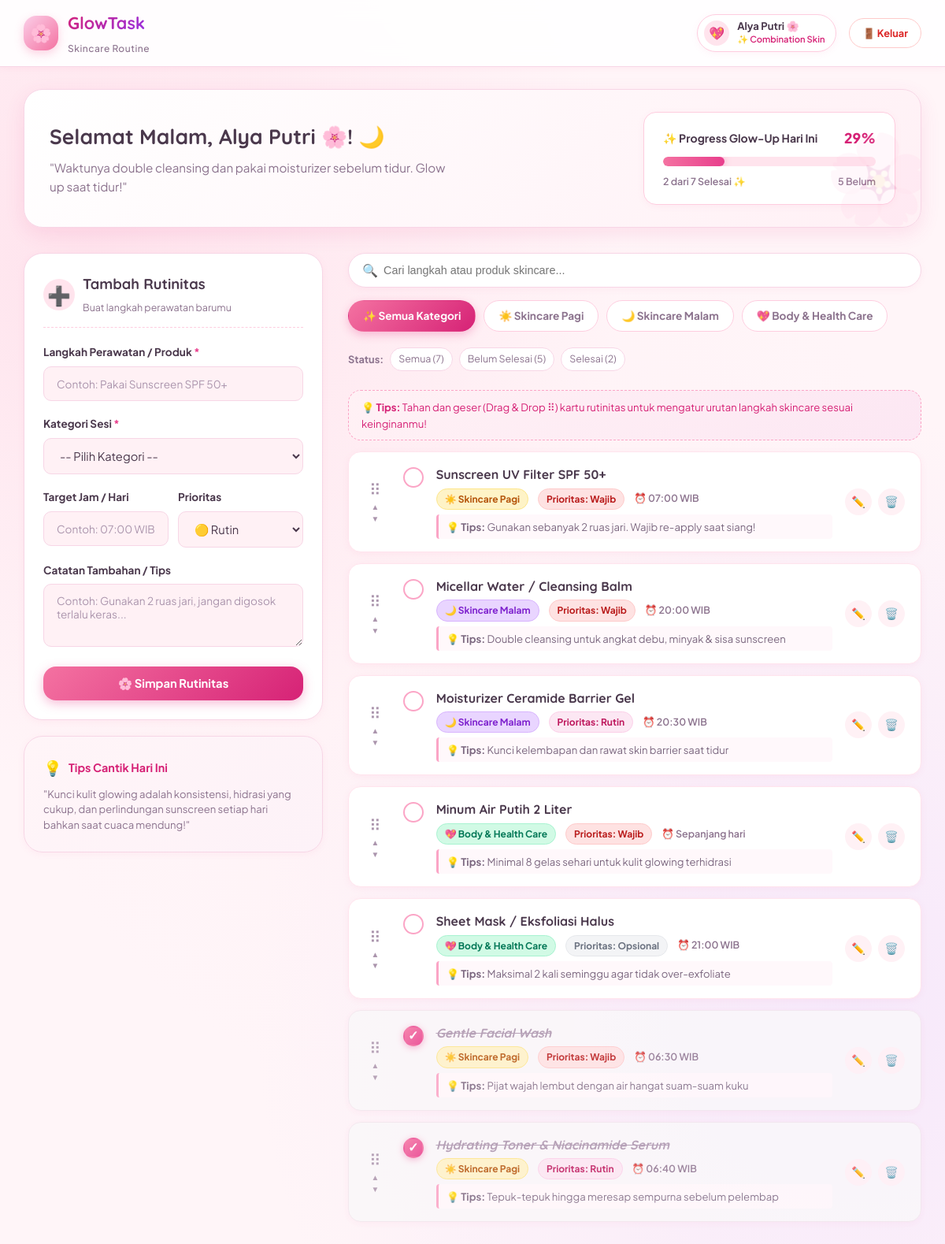
Screenshot of /index.php?kategori=all&status=success (signed in) with the database file from the repository.
### tables this page shows
CREATE TABLE IF NOT EXISTS `categories` (
    `id` INT AUTO_INCREMENT PRIMARY KEY,
    `name` VARCHAR(100) NOT NULL,
    `slug` VARCHAR(50) NOT NULL UNIQUE,
    `badge_icon` VARCHAR(50) NOT NULL DEFAULT '✨',
    `theme_color` VARCHAR(50) NOT NULL DEFAULT 'pink',
    `description` VARCHAR(255) NULL,
    `created_at` TIMESTAMP DEFAULT CURRENT_TIMESTAMP
);

CREATE TABLE IF NOT EXISTS `tasks` (
    `id` INT AUTO_INCREMENT PRIMARY KEY,
    `user_id` INT NOT NULL,
    `category_id` INT NOT NULL,
    `task_name` VARCHAR(255) NOT NULL,
    `target_time` VARCHAR(50) NULL,
    `notes` TEXT NULL,
    `priority` ENUM('wajib', 'rutin', 'opsional') DEFAULT 'rutin',
    `is_completed` TINYINT(1) NOT NULL DEFAULT 0,
    `order_index` INT NOT NULL DEFAULT 0,  
    `created_at` TIMESTAMP DEFAULT CURRENT_TIMESTAMP,
    CONSTRAINT `fk_tasks_user` FOREIGN KEY (`user_id`) 
        REFERENCES `users` (`id`) 
        ON DELETE CASCADE 
        ON UPDATE CASCADE,
    CONSTRAINT `fk_tasks_category` FOREIGN KEY (`category_id`) 
        REFERENCES `categories` (`id`) 
        ON DELETE CASCADE 
        ON UPDATE CASCADE
);

### index.php (the view, shortened to what the rows shown need)
<?php
require_once 'config/koneksi.php';
$user_id   = (int)$_SESSION['user_id'];
$user_name = htmlspecialchars($_SESSION['user_name'] ?? 'Sahabat Glow');
try {
    $stmtCat = $pdo->query("SELECT * FROM categories ORDER BY id ASC");
    $categories = $stmtCat->fetchAll();
} catch (PDOException $e) {
    die("Error mengambil kategori: " . $e->getMessage());
}
$filter_kategori = isset($_GET['kategori']) ? trim($_GET['kategori']) : 'all';
$filter_status   = isset($_GET['status']) ? trim($_GET['status']) : 'all';
$sql = "SELECT tasks.*,
               categories.name AS category_name,
               categories.slug AS category_slug,
               categories.badge_icon,
               categories.theme_color
        FROM tasks
        JOIN categories ON tasks.category_id = categories.id
        WHERE tasks.user_id = :user_id";
$params = [':user_id' => $user_id];
$sql .= " ORDER BY tasks.is_completed ASC, tasks.order_index ASC, tasks.id DESC";
try {
    $stmtTasks = $pdo->prepare($sql);
    $stmtTasks->execute($params);
    $tasks = $stmtTasks->fetchAll();
} catch (PDOException $e) {
    die("Error mengambil data tugas: " . $e->getMessage());
}
$hour = (int)date('H');
if ($hour >= 4 && $hour < 11) {
    $greeting = "Selamat Pagi, {$user_name}! ☀️";
    $quote    = "Kulit sehat berawal dari rutinitas pagi yang disiplin. Jangan lewatkan sunscreen ya!";
} elseif ($hour >= 11 && $hour < 15) {
    $greeting = "Selamat Siang, {$user_name}! 🌤️";
    $quote    = "Waktunya re-apply sunscreen dan minum air putih agar kulit tetap lembap terhidrasi!";
} elseif ($hour >= 15 && $hour < 18) {
    $greeting = "Selamat Sore, {$user_name}! 🌅";
    $quote    = "Aktivitas hampir usai! Bersiaplah bersihkan wajah dari debu dan polusi seharian.";
} else {
    $greeting = "Selamat Malam, {$user_name}! 🌙";
}
?>
<!DOCTYPE html>
<html lang="id">
<head>
    <link rel="stylesheet" href="assets/css/style.css?v=<?= time() ?>">
</head>
<body>
    <main class="container">
        <section class="hero-banner">
            <div>
                <h1 class="hero-greeting"><?= $greeting ?></h1>
            </div>
        </section>
        <div class="main-grid">
            <aside>
                <div class="cute-card">
                    <div class="card-header-cute">
                        <div>
                            <h2 class="card-title">Tambah Rutinitas</h2>
                        </div>
                    </div>
                </div>
            </aside>
            <section>
                <div class="filter-wrapper">
                    <div class="category-tabs">
                        <a href="index.php?kategori=all&status=<?= urlencode($filter_status) ?>"
                           class="tab-btn <?= $filter_kategori === 'all' ? 'active' : '' ?>">
                            ✨ Semua Kategori
                        </a>
                        <?php foreach ($categories as $cat): ?>
                            <a href="index.php?kategori=<?= urlencode($cat['slug']) ?>&status=<?= urlencode($filter_status) ?>"
                               class="tab-btn <?= $filter_kategori === $cat['slug'] ? 'active' : '' ?>">
                                <?= $cat['badge_icon'] ?> <?= htmlspecialchars($cat['name']) ?>
                            </a>
                        <?php endforeach; ?>
                    </div>
                </div>
                <div class="task-list" id="taskListContainer">
                    <?php if (empty($tasks)): ?>
                        <div class="empty-state">
                            <span class="empty-icon">🌸</span>
                            <h3 class="empty-title">Belum ada rutinitas di sini</h3>
                            <p class="empty-desc">
                                Yuk tambahkan langkah perawatan diri barumu lewat formulir di sebelah kiri agar kulitmu makin glowing!
                            </p>
                        </div>
                    <?php else: ?>
                        <?php foreach ($tasks as $task):
                            $isDone = (int)$task['is_completed'] === 1;
                            $badgeClass = 'badge-' . htmlspecialchars($task['category_slug']);
                        ?>
                            <div class="task-item <?= $isDone ? 'completed' : '' ?>"
                                 id="task-<?= $task['id'] ?>"
                                 data-id="<?= $task['id'] ?>"
                                 data-name="<?= htmlspecialchars($task['task_name']) ?>"
                                 data-notes="<?= htmlspecialchars($task['notes'] ?? '') ?>"
                                 data-category="<?= htmlspecialchars($task['category_name']) ?>"
                                 draggable="true">
                                <div class="drag-controls">
                                    <div class="drag-handle" title="Tahan dan geser (Drag & Drop) untuk mengatur urutan langkah">
                                        <span>⠿</span>
                                    </div>
                                    <div class="arrow-reorder-wrap">
                                        <button type="button" class="btn-reorder-arrow btn-arrow-up" title="Pindah ke atas" data-id="<?= $task['id'] ?>">▲</button>
                                        <button type="button" class="btn-reorder-arrow btn-arrow-down" title="Pindah ke bawah" data-id="<?= $task['id'] ?>">▼</button>
                                    </div>
                                </div>
                                <div class="task-item-left">
                                    <div class="custom-checkbox-wrap">
                                        <input type="checkbox"
                                               class="custom-checkbox"
                                               data-id="<?= $task['id'] ?>"
                                               <?= $isDone ? 'checked' : '' ?>
                                               title="Tandai selesai">
                                    </div>
                                    <div class="task-content">
                                        <h3 class="task-title">
                                            <?php if ($isDone): ?>
                                                <del><?= htmlspecialchars($task['task_name']) ?></del>
                                            <?php else: ?>
                                                <?= htmlspecialchars($task['task_name']) ?>
                                            <?php endif; ?>
                                        </h3>
                                        <div class="task-meta">
                                            <span class="task-badge <?= $badgeClass ?>">
                                                <?= $task['badge_icon'] ?> <?= htmlspecialchars($task['category_name']) ?>
                                            </span>
                                            <span class="task-badge badge-priority-<?= htmlspecialchars($task['priority']) ?>">
                                                Prioritas: <?= ucfirst(htmlspecialchars($task['priority'])) ?>
                                            </span>
                                            <?php if (!empty($task['target_time'])): ?>
                                                <span class="task-time">
                                                    ⏰ <?= htmlspecialchars($task['target_time']) ?>
                                                </span>
                                            <?php endif; ?>
                                        </div>
                                        <?php if (!empty($task['notes'])): ?>
                                            <div class="task-notes">
                                                💡 <strong>Tips:</strong> <?= nl2br(htmlspecialchars($task['notes'])) ?>
                                            </div>
                                        <?php endif; ?>
                                    </div>
                                </div>
                                <div class="task-actions">
                                    <button type="button"
                                            class="action-btn edit-btn"
                                            title="Edit Rutinitas"
                                            data-id="<?= $task['id'] ?>"
                                            data-name="<?= htmlspecialchars($task['task_name']) ?>"
                                            data-category="<?= $task['category_id'] ?>"
                                            data-time="<?= htmlspecialchars($task['target_time'] ?? '') ?>"
                                            data-notes="<?= htmlspecialchars($task['notes'] ?? '') ?>"
                                            data-priority="<?= htmlspecialchars($task['priority']) ?>">
                                        ✏️
                                    </button>
                                    <button type="button"
                                            class="action-btn delete-btn"
                                            title="Hapus Rutinitas"
                                            data-id="<?= $task['id'] ?>"
                                            data-name="<?= htmlspecialchars($task['task_name']) ?>">
                                        🗑️
                                    </button>
                                </div>
                            </div>
                        <?php endforeach; ?>
                    <?php endif; ?>
                </div>
            </section>
        </div>
    </main>
</body>
</html>

### rows the page displays
categories: badge_icon "☀️", name "Skincare Pagi"
categories: badge_icon "🌙", name "Skincare Malam"
categories: badge_icon "💖", name "Body & Health Care"
tasks: task_name "Sunscreen UV Filter SPF 50+", category.badge_icon "☀️", category.name "Skincare Pagi", priority "Wajib", target_time "07:00 WIB", notes "Gunakan sebanyak 2 ruas jari. Wajib re-apply saat siang!"
tasks: task_name "Micellar Water / Cleansing Balm", category.badge_icon "🌙", category.name "Skincare Malam", priority "Wajib", target_time "20:00 WIB", notes "Double cleansing untuk angkat debu, minyak & sisa sunscreen"
tasks: task_name "Moisturizer Ceramide Barrier Gel", category.badge_icon "🌙", category.name "Skincare Malam", priority "Rutin", target_time "20:30 WIB", notes "Kunci kelembapan dan rawat skin barrier saat tidur"
tasks: task_name "Minum Air Putih 2 Liter", category.badge_icon "💖", category.name "Body & Health Care", priority "Wajib", target_time "Sepanjang hari", notes "Minimal 8 gelas sehari untuk kulit glowing terhidrasi"
tasks: task_name "Sheet Mask / Eksfoliasi Halus", category.badge_icon "💖", category.name "Body & Health Care", priority "Opsional", target_time "21:00 WIB", notes "Maksimal 2 kali seminggu agar tidak over-exfoliate"
tasks: is_completed "☑", task_name "Gentle Facial Wash", category.badge_icon "☀️", category.name "Skincare Pagi", priority "Wajib", target_time "06:30 WIB", notes "Pijat wajah lembut dengan air hangat suam-suam kuku"
tasks: is_completed "☑", task_name "Hydrating Toner & Niacinamide Serum", category.badge_icon "☀️", category.name "Skincare Pagi", priority "Rutin", target_time "06:40 WIB", notes "Tepuk-tepuk hingga meresap sempurna sebelum pelembap"

### other values shown
$user_name "Alya Putri 🌸"
$skin_type "Combination Skin"
$greeting "Selamat Malam, Alya Putri 🌸! 🌙"
$quote "Waktunya double cleansing dan pakai moisturizer sebelum tidur. Glow up saat tidur!"
$progressPercent "29"
$completedTasks "2"
$totalTasks "7"
$pendingTasks "5"
